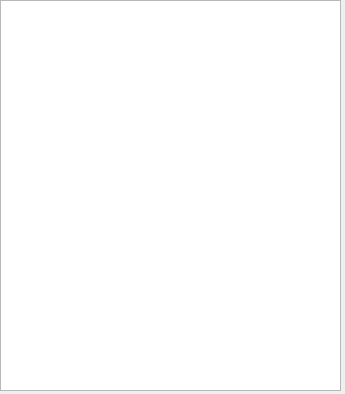
<?xml version="1.0" encoding="UTF-8"?>
<ui version="4.0">
 <class>ListText</class>
 <widget class="QWidget" name="ListText">
  <property name="geometry">
   <rect>
    <x>0</x>
    <y>0</y>
    <width>345</width>
    <height>394</height>
   </rect>
  </property>
  <property name="windowTitle">
   <string>Form</string>
  </property>
  <widget class="QListWidget" name="listWidget">
   <property name="geometry">
    <rect>
     <x>0</x>
     <y>0</y>
     <width>341</width>
     <height>391</height>
    </rect>
   </property>
  </widget>
 </widget>
 <resources/>
 <connections/>
</ui>
